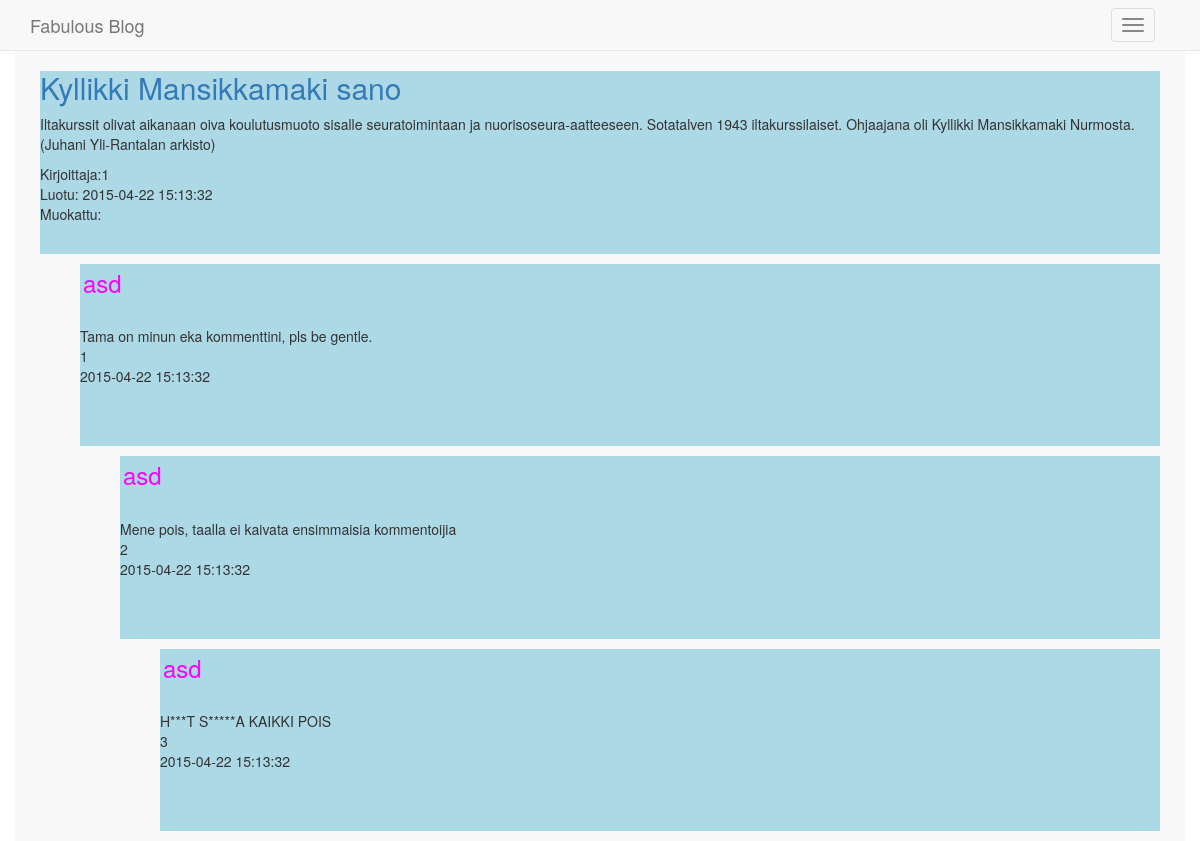
The app's page /index.php?page=showPost&post=1 with its own data.
### tables this page shows
CREATE TABLE IF NOT EXISTS `Postaus` (
  `idPostaus` INT NOT NULL AUTO_INCREMENT,
  `otsikko` VARCHAR(45) NULL,
  `sisalto` LONGTEXT NULL,
  `idKayttaja` INT NULL,
  `luontiAika` DATETIME NOT NULL,
  `muokattu` DATETIME NULL,
  PRIMARY KEY (`idPostaus`),
  INDEX `fk_Merkinta_Kayttaja_idx` (`idKayttaja` ASC),
  CONSTRAINT `fk_Merkinta_Kayttaja`
    FOREIGN KEY (`idKayttaja`)
    REFERENCES `Kayttaja` (`idKayttaja`)
    ON DELETE SET NULL
    ON UPDATE NO ACTION);

CREATE TABLE IF NOT EXISTS `Kommentti` (
  `idKommentti` INT NOT NULL AUTO_INCREMENT,
  `otsikko` VARCHAR(45) NOT NULL,
  `sisalto` TEXT NULL,
  `idKayttaja` INT NULL,
  `idPostaus` INT NOT NULL,
  `luontiAika` DATETIME NULL,
  `vanhempi` INT NULL,
  `tila` VARCHAR(30) NULL,
  `muokattu` DATETIME NULL,
  PRIMARY KEY (`idKommentti`),
  INDEX `fk_Kommnetti_Kayttaja1_idx` (`idKayttaja` ASC),
  INDEX `fk_Kommnetti_Merkinta1_idx` (`idPostaus` ASC),
  CONSTRAINT `fk_Kommnetti_Kayttaja1`
    FOREIGN KEY (`idKayttaja`)
    REFERENCES `Kayttaja` (`idKayttaja`)
    ON DELETE SET NULL
    ON UPDATE NO ACTION,
  CONSTRAINT `fk_Kommnetti_Merkinta1`
    FOREIGN KEY (`idPostaus`)
    REFERENCES `Postaus` (`idPostaus`)
    ON DELETE CASCADE
    ON UPDATE NO ACTION);

### Tietokanta.class.php (called while the page is built, shortened)
<?php
class Tietokanta {
	private $db;
    function __construct() {
		try {
			$this->db = new PDO('mysql:host=mysql.labranet.jamk.fi;dbname='. DB_NAME .';charset=utf8', USER_NAME, PASSWORD);
			$this->db->setAttribute(PDO::ATTR_ERRMODE, PDO::ERRMODE_EXCEPTION);
			$this->db->setAttribute(PDO::ATTR_EMULATE_PREPARES, false);
		} catch(PDOException $ex) {
			echo "ErrMsg to enduser!<hr>\n";
			echo "CatchErrMsg: " . $ex->getMessage() . "<hr>\n";
		}
	}
	public function showPost($id) {
		$stmt = $this->db->query("SELECT * FROM Postaus WHERE idPostaus = ?;");
		$stmt->execute(array($id));
		return $stmt->fetch(PDO::FETCH_ASSOC);
	}
	public function listComments1($id) {
		$stmt = $this->db->query("SELECT * FROM Kommentti WHERE idPostaus = ? order by luontiAika DESC");
		$stmt->execute(array($id));
		return $stmt->fetchAll(PDO::FETCH_ASSOC);
	}
}?>

### Threaded_comments.Class.php (the view, shortened to what this page needs)
    <?php
	class Threaded_comments
    {
        public $parents  = array();
        public $children = array();
        function __construct($comments)
        {
            foreach ($comments as $comment)
            {
                if ($comment['vanhempi'] == 0)
                {
                    $this->parents[$comment['idKommentti']][] = $comment;
                }
                else
                {
                    $this->children[$comment['vanhempi']][] = $comment;
                }
            }
        }
        private function format_comment($comment)
        {
			$output = <<<OUTPUTEND
             <li>
			 <div class='content'>\n
             {$comment['otsikko']}
			 <br>\n
			 {$comment['sisalto']}
			 <br>\n
			 {$comment['idKayttaja']}
			 <br>\n
			 {$comment['luontiAika']}
			 <br>\n
			 {$comment['muokattu']}
OUTPUTEND;
		echo $output;
		echo "<br></div>";
		echo "<div id='{$comment['idKommentti']}' class='collapse' class='commentDiv'>
			<div class='content'>
			<form method='post' action='newComment.php?comment= {$comment['idKommentti']}'>
			<label>Otsikko</label>
				<input type='text' name='otsikko' maxlength='38' required> <br/>
			<label>Sisältö</label>
				<textarea name='newComment' class='Comment' >  </textarea>
				<input type='hidden' name='idKommentti' value='{$comment['idKommentti']}'>
					<button type='submit' name ='post' class='btn btn-default'>Post</button>
			</form>
			</div>
			</div>
			</li> ";
        }
        private function print_parent($comment, $depth = 0)
        {
            foreach ($comment as $c)
            {
			echo "<ul>";
                $this->format_comment($c, $depth);
                if (isset($this->children[$c['idKommentti']]))
                {
                    $this->print_parent($this->children[$c['idKommentti']]);
                }
			echo "</ul>";
            }
        }
        public function print_comments()
        {
            foreach ($this->parents as $c)
            {
                $this->print_parent($c);
            }
        }
    }

### showPost.php (shortened to what this page needs)
<div class="container">
	<?php
		$rivi = $dbTouch->showPost($_GET['post']);
		echo "<div class='content'>";
		echo "<a href='index.php?page=showPost&post={$rivi['idPostaus']}'>{$rivi['otsikko']}</a>";
		echo "{$rivi['sisalto']}  Kirjoittaja:{$rivi['idKayttaja']} <br> Luotu: {$rivi['luontiAika']}<br> Muokattu: {$rivi['muokattu']}";
		echo "</div>";
	?>
	<?php
	require_once ("Threaded_comments.Class.php");
	$tiedot = $dbTouch->listComments1($_GET['post']);
	$threaded_comments = new Threaded_comments($tiedot);
	$threaded_comments->print_comments();
	?>
</div>

### style.css (style rules this page uses)
html { height: 100%; width: 100%; }
body { padding-top: 51px; padding-bottom: 30px; height: 100%; width: 100%; background-color: white; -webkit-background-size: cover; -moz-background-size: cover; -o-background-size: cover; background-size: cover; }
h1, h3 { margin-top: auto; padding: 6px 3px 0px 3px; color: magenta; border-radius: 5px; }
.container { background-color: #F8F8F8; }
.content ul,li { list-style: none }
.content { background-color: lightblue; margin: 10px; list-style-type:none; padding-bottom:30px; }

### records on screen
postaus: otsikko "Kyllikki Mansikkamaki sano", sisalto "Iltakurssit olivat aikanaan oiva koulutusmuoto sisalle seuratoimintaan ja nuorisoseura-aatteeseen. Sotatalven 1943 iltakurssilaiset. Ohjaajana oli Kyllikki Mansikkamaki Nurmosta. (Juhani Yli-Rantalan arkisto)", idKayttaja "1", luontiAika "2015-04-22 15:13:32"
kommentti: otsikko "asd", sisalto "Tama on minun eka kommenttini, pls be gentle.", idKayttaja "1", luontiAika "2015-04-22 15:13:32"
kommentti: otsikko "asd", sisalto "Mene pois, taalla ei kaivata ensimmaisia kommentoijia", idKayttaja "2", luontiAika "2015-04-22 15:13:32"
kommentti: otsikko "asd", sisalto "H***T S*****A KAIKKI POIS", idKayttaja "3", luontiAika "2015-04-22 15:13:32"
